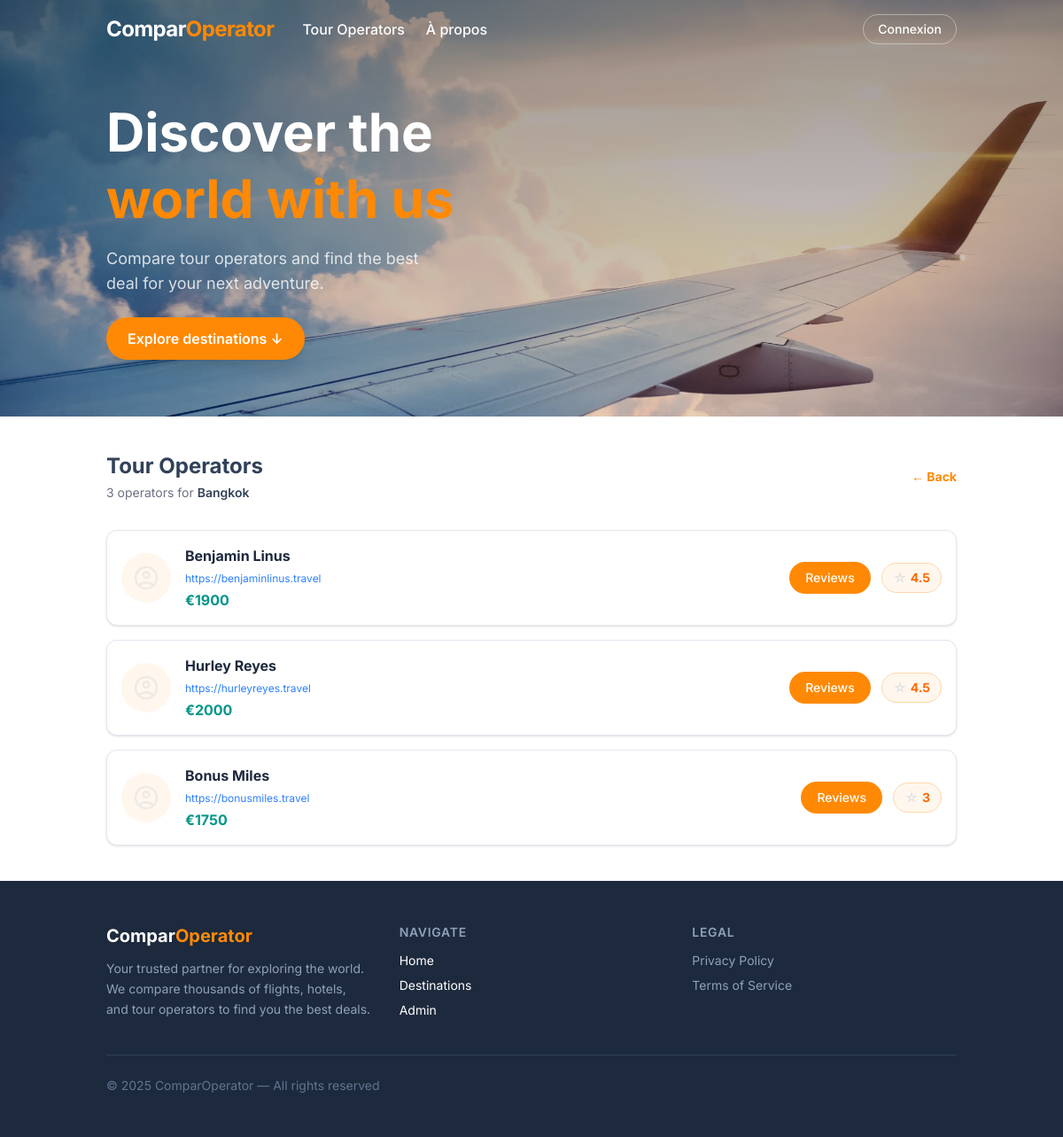
Page /views/tour_operators.php?location=Bangkok on the earlier database version.
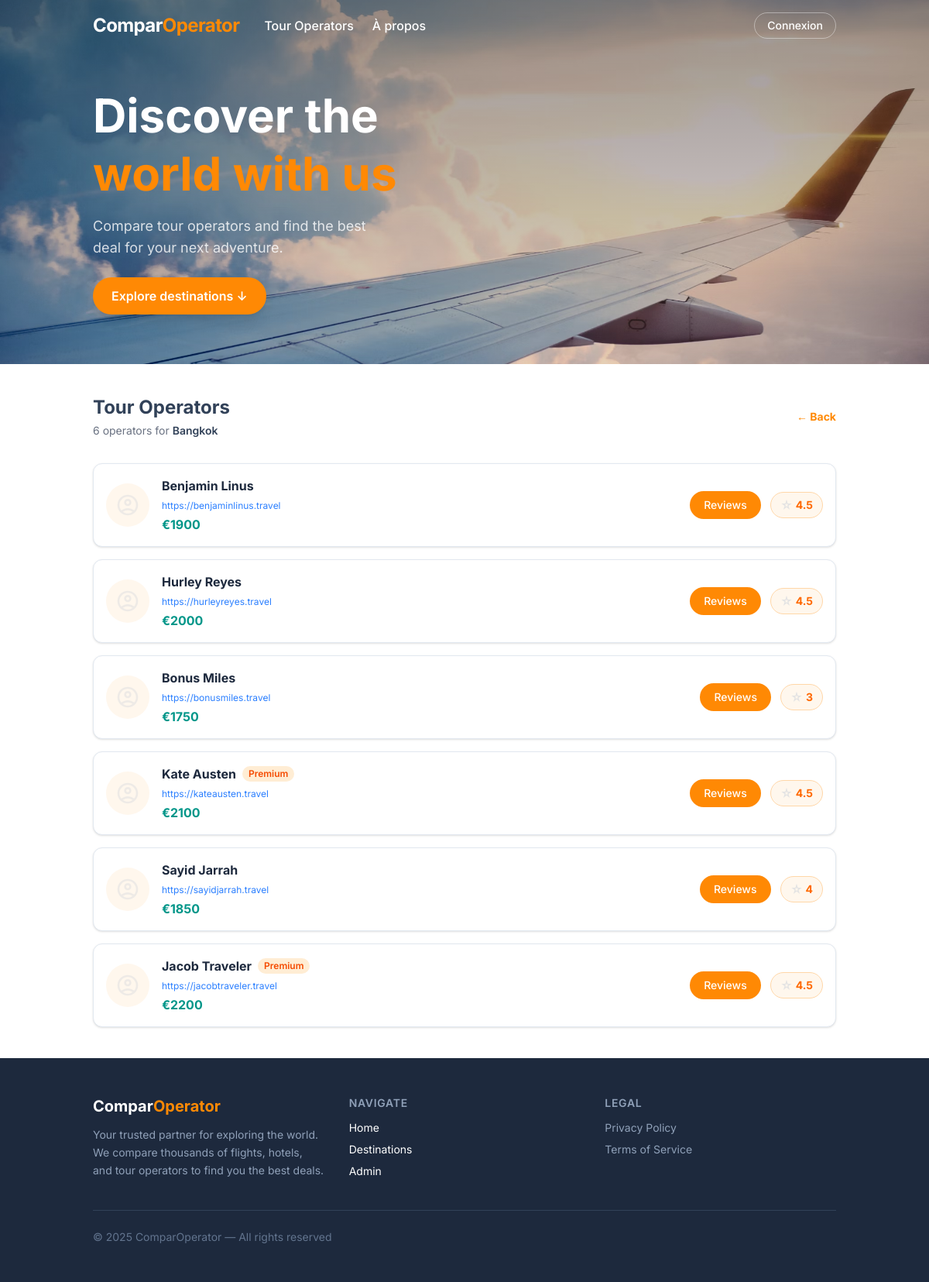
Same page on the later database version.
### tables this page shows
CREATE TABLE `destination` (
  `id`               INT          NOT NULL AUTO_INCREMENT,
  `location`         VARCHAR(255) NOT NULL,
  `country`          VARCHAR(255) NOT NULL,
  `price`            INT          NOT NULL,
  `image`            VARCHAR(255) NOT NULL,
  `tour_operator_id` INT          NOT NULL DEFAULT 0,
  PRIMARY KEY (`id`),
  KEY `idx_location`        (`location`),
  KEY `idx_tour_operator`   (`tour_operator_id`)
);

CREATE TABLE `tour_operator` (
  `id`         INT            NOT NULL AUTO_INCREMENT,
  `name`       VARCHAR(255)   NOT NULL,
  `link`       VARCHAR(255)   NOT NULL,
  `is_premium` TINYINT(1)     NOT NULL DEFAULT 0,
  PRIMARY KEY (`id`)
);

CREATE TABLE `score` (
  `id`               INT NOT NULL AUTO_INCREMENT,
  `value`            INT NOT NULL CHECK (`value` BETWEEN 1 AND 5),
  `tour_operator_id` INT NOT NULL,
  `author_id`        INT NOT NULL,
  PRIMARY KEY (`id`),
  UNIQUE KEY `unique_score` (`tour_operator_id`, `author_id`),
  KEY `idx_tour_operator` (`tour_operator_id`),
  KEY `idx_author`        (`author_id`),
  CONSTRAINT `fk_score_operator` FOREIGN KEY (`tour_operator_id`) REFERENCES `tour_operator` (`id`) ON DELETE CASCADE,
  CONSTRAINT `fk_score_author`   FOREIGN KEY (`author_id`)        REFERENCES `author`         (`id`) ON DELETE CASCADE
);

### utils/autoloader.php (called while the page is built, shortened)
<?php
spl_autoload_register(function ($className) {
    $baseDir = __DIR__ . '/../classes/';
    switch (true) {
        case substr($className, -7) === 'Manager':
            $directory = 'managers';
            break;
        case substr($className, -10) === 'Repository':
            $directory = 'repositorys';
            break;
        default:
            $directory = 'basics';
            break;
    }
    $file = $baseDir . $directory . '/' . $className . '.php';
});

### classes/managers/Manager.php (called while the page is built, shortened)
<?php
class Manager
{
    private TourOperatorRepository $tourOperatorRepo;
    private ReviewRepository       $reviewRepo;
    private ScoreRepository        $scoreRepo;
    public function __construct(PDO $pdo)
    {
        $this->tourOperatorRepo = new TourOperatorRepository($pdo);
        $this->reviewRepo       = new ReviewRepository($pdo);
        $this->scoreRepo        = new ScoreRepository($pdo);
    }
    public function getOperatorsByLocation(string $location): array
    {
        $operators = $this->tourOperatorRepo->findByLocation($location);
        foreach ($operators as $operator) {
            $operator->setScores($this->scoreRepo->findByTourOperator($operator->getId()));
            $operator->setReviews($this->reviewRepo->findByTourOperator($operator->getId()));
        }
        return $operators;
    }
}

### classes/repositorys/TourOperatorRepository.php (called while the page is built, shortened)
<?php
class TourOperatorRepository {
    private PDO $db;
    public function __construct(PDO $db) {
        $this->db = $db;
    }
    public function findByLocation(string $location): array {
        $stmt = $this->db->prepare(
            'SELECT t.*, d.price
             FROM tour_operator t
             INNER JOIN destination d ON d.tour_operator_id = t.id
             WHERE d.location = ?'
        );
        $stmt->execute([$location]);
        return array_map(fn($row) => new TourOperator($row), $stmt->fetchAll(PDO::FETCH_ASSOC));
    }
}

### classes/basics/TourOperator.php (called while the page is built, shortened)
<?php
class TourOperator {
    private int $id;
    private string $name;
    private string $link;
    private bool $isPremium;
    private ?int $price;
    private array $scores;
    public function __construct(array $data) {
        $this->id          = $data['id'];
        $this->name        = $data['name'];
        $this->link        = $data['link'];
        $this->isPremium   = (bool) ($data['is_premium'] ?? $data['isPremium'] ?? false);
        $this->price       = isset($data['price']) ? (int) $data['price'] : null;
        $this->scores      = $data['scores'] ?? [];
    }
    public function getId(): int {
        return $this->id;
    }
    public function getName(): string {
        return $this->name;
    }
    public function getLink(): string {
        return $this->link;
    }
    public function getIsPremium(): bool {
        return $this->isPremium;
    }
    public function getPrice(): ?int {
        return $this->price;
    }
    public function setScores(array $scores): void {
        $this->scores = $scores;
    }
    public function getAverageScore(): ?float {
        $total = array_sum(array_map(fn($s) => $s->getValue(), $this->scores));
        return round($total / count($this->scores), 1);
    }
    public function getGradeTotal(): string {
        $avg = $this->getAverageScore();
        return $avg !== null ? (string) $avg : '-';
    }
}

### classes/repositorys/ScoreRepository.php (called while the page is built, shortened)
<?php
class ScoreRepository {
    private PDO $db;
    public function __construct(PDO $db) {
        $this->db = $db;
    }
    public function findByTourOperator(int $tourOperatorId): array {
        $stmt = $this->db->prepare('SELECT * FROM score WHERE tour_operator_id = ?');
        $stmt->execute([$tourOperatorId]);
        return array_map(fn($row) => new Score($row), $stmt->fetchAll(PDO::FETCH_ASSOC));
    }
}

### classes/repositorys/ReviewRepository.php (called while the page is built, shortened)
<?php
class ReviewRepository {
    private PDO $db;
    public function __construct(PDO $db) {
        $this->db = $db;
    }
    public function findByTourOperator(int $tourOperatorId): array {
        $stmt = $this->db->prepare(
            'SELECT r.id, r.message, r.tour_operator_id, r.author_id,
                    a.name AS author_name,
                    COALESCE(r.grade, s.value) AS grade
             FROM review r
             LEFT JOIN author a ON a.id = r.author_id
             LEFT JOIN score  s ON s.tour_operator_id = r.tour_operator_id
                                AND s.author_id = r.author_id
             WHERE r.tour_operator_id = ?
             ORDER BY r.id DESC'
        );
        $stmt->execute([$tourOperatorId]);
        return array_map(fn($row) => new Review($row), $stmt->fetchAll(PDO::FETCH_ASSOC));
    }
}

### utils/session.php (called while the page is built, shortened)
<?php
function isLoggedIn(): bool {
    return isset($_SESSION['user']['id'], $_SESSION['user']['role']);
}

### classes/basics/Score.php (called while the page is built, shortened)
<?php
class Score {
    private int $value;
    public function __construct(array $data) {
        $this->value = $data['value'];
    }
    public function getValue() {
        return $this->value;
    }
}

### partials/cards/card_tour_operator.php (the view)
<article class="flex justify-between items-center border border-slate-200 bg-white p-4 rounded-xl shadow-sm hover:shadow-md transition-shadow">
    <div class="flex gap-4 items-center">
        <div class="w-14 h-14 rounded-full bg-orange-50 flex items-center justify-center shrink-0">
            <img class="w-8 h-8 opacity-60" src="/ComparOperator/assets/img/icons/account_circle.svg"
                 alt="<?= htmlspecialchars($tourOperator->getName()) ?>">
        </div>
        <div>
            <div class="flex items-center gap-2">
                <h3 class="font-bold text-slate-800"><?= htmlspecialchars($tourOperator->getName()) ?></h3>
                <?php if ($tourOperator->getIsPremium()): ?>
                    <span class="text-xs bg-orange-100 text-orange-600 font-semibold px-2 py-0.5 rounded-full">Premium</span>
                <?php endif; ?>
            </div>
            <a href="<?= htmlspecialchars($tourOperator->getLink()) ?>" target="_blank"
               class="text-xs text-blue-500 hover:underline"><?= htmlspecialchars($tourOperator->getLink()) ?></a>
            <?php if ($tourOperator->getPrice() !== null): ?>
                <p class="text-teal-600 font-bold mt-0.5">€<?= $tourOperator->getPrice() ?></p>
            <?php endif; ?>
        </div>
    </div>
    <div class="flex items-center gap-3">
        <?php if (isLoggedIn()): ?>
        <button
            class="reviewBtn cursor-pointer bg-orange-400 hover:bg-white hover:text-orange-400 text-white border-2 border-orange-400 rounded-full px-4 py-1.5 text-sm font-medium transition-colors"
            data-operator-id="<?= $tourOperator->getId() ?>"
            data-operator-name="<?= htmlspecialchars($tourOperator->getName()) ?>">
            Reviews
        </button>
        <?php else: ?>
        <a href="/ComparOperator/views/login.php?redirect=<?= urlencode($_SERVER['REQUEST_URI'] ?? '/ComparOperator/') ?>"
            class="bg-orange-400 hover:bg-white hover:text-orange-400 text-white border-2 border-orange-400 rounded-full px-4 py-1.5 text-sm font-medium transition-colors">
            Reviews
        </a>
        <?php endif; ?>
        <div class="flex items-center gap-1 bg-orange-50 border border-orange-200 rounded-full px-3 py-1.5">
            <img src="/ComparOperator/assets/img/icons/star_rate.svg" alt="star" class="w-4 h-4">
            <span class="text-sm font-bold text-orange-500"><?= htmlspecialchars($tourOperator->getGradeTotal()) ?></span>
        </div>
    </div>
</article>

### views/tour_operators.php (shortened to what the changed rows need)
<?php
require_once __DIR__ . '/../utils/autoloader.php';
require_once __DIR__ . '/../utils/connection.php';
require_once __DIR__ . '/../utils/session.php';
$location     = $_GET['location'] ?? '';
$manager      = new Manager($db);
$tourOperators = $manager->getOperatorsByLocation($location);
include '../partials/head.php';
?>
<body>
    <main>
        <section id="TourOperators" class="flex flex-col gap-4 bg-white px-4 md:px-30 xl:px-70 py-10 text-slate-700">
            <div class="flex justify-between items-center mb-4 font-bold">
                <div>
                    <h2 class="text-2xl">Tour Operators</h2>
                    <p class="text-sm font-normal text-gray-500 mt-1">
                        <?= count($tourOperators) ?> operator<?= count($tourOperators) !== 1 ? 's' : '' ?>
                        for <span class="font-semibold text-slate-700"><?= htmlspecialchars($location) ?></span>
                    </p>
                </div>
            </div>
            <?php if (empty($tourOperators)): ?>
            <div class="text-center py-16 text-gray-400">
                <p class="text-lg">No tour operators found for this destination.</p>
            </div>
            <?php else: ?>
            <div class="flex flex-col gap-4">
                <?php foreach ($tourOperators as $tourOperator): ?>
                    <?php include '../partials/cards/card_tour_operator.php'; ?>
                <?php endforeach; ?>
            </div>
            <?php endif; ?>
        </section>
    </main>
    <?php include '../partials/footer.php'; ?>
</body>

Differences in the rows shown:
added destination: tour_operator.name "Kate Austen", shows "Premium", tour_operator.link "https://kateausten.travel", price "2100", GradeTotal "4.5"
added destination: tour_operator.name "Sayid Jarrah", tour_operator.link "https://sayidjarrah.travel", price "1850"
now on this page (row unchanged): score: value "4"
added destination: tour_operator.name "Jacob Traveler", shows "Premium", tour_operator.link "https://jacobtraveler.travel", price "2200", GradeTotal "4.5"
Other differences:
count($tourOperators): "3" → "6"
